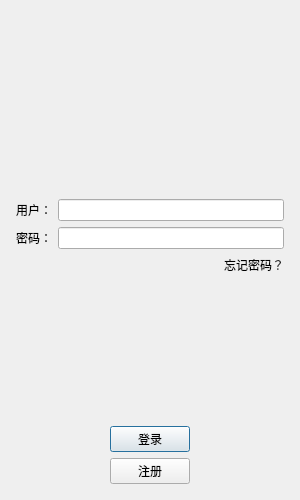
<?xml version="1.0" encoding="UTF-8"?>
<ui version="4.0">
 <class>LoginDialog</class>
 <widget class="QDialog" name="LoginDialog">
  <property name="geometry">
   <rect>
    <x>0</x>
    <y>0</y>
    <width>300</width>
    <height>500</height>
   </rect>
  </property>
  <property name="minimumSize">
   <size>
    <width>300</width>
    <height>500</height>
   </size>
  </property>
  <property name="maximumSize">
   <size>
    <width>300</width>
    <height>500</height>
   </size>
  </property>
  <property name="windowTitle">
   <string>Dialog</string>
  </property>
  <layout class="QVBoxLayout" name="verticalLayout_2">
   <item>
    <layout class="QVBoxLayout" name="verticalLayout">
     <property name="leftMargin">
      <number>5</number>
     </property>
     <property name="topMargin">
      <number>5</number>
     </property>
     <property name="rightMargin">
      <number>5</number>
     </property>
     <property name="bottomMargin">
      <number>5</number>
     </property>
     <item>
      <widget class="QWidget" name="widget" native="true">
       <layout class="QVBoxLayout" name="verticalLayout_3">
        <item>
         <widget class="QLabel" name="head_label">
          <property name="text">
           <string/>
          </property>
          <property name="textFormat">
           <enum>Qt::PlainText</enum>
          </property>
          <property name="pixmap">
           <pixmap resource="rec.qrc">:/resources/head.png</pixmap>
          </property>
          <property name="alignment">
           <set>Qt::AlignCenter</set>
          </property>
         </widget>
        </item>
       </layout>
      </widget>
     </item>
     <item>
      <spacer name="verticalSpacer">
       <property name="orientation">
        <enum>Qt::Vertical</enum>
       </property>
       <property name="sizeType">
        <enum>QSizePolicy::Expanding</enum>
       </property>
       <property name="sizeHint" stdset="0">
        <size>
         <width>20</width>
         <height>20</height>
        </size>
       </property>
      </spacer>
     </item>
     <item>
      <layout class="QHBoxLayout" name="horizontalLayout">
       <item>
        <widget class="QLabel" name="user_label">
         <property name="text">
          <string>用户：</string>
         </property>
        </widget>
       </item>
       <item>
        <widget class="QLineEdit" name="user_lineEdit"/>
       </item>
      </layout>
     </item>
     <item>
      <layout class="QHBoxLayout" name="horizontalLayout_3">
       <item>
        <widget class="QLabel" name="passwd_label">
         <property name="text">
          <string>密码：</string>
         </property>
        </widget>
       </item>
       <item>
        <widget class="QLineEdit" name="lineEdit">
         <property name="echoMode">
          <enum>QLineEdit::Password</enum>
         </property>
        </widget>
       </item>
      </layout>
     </item>
     <item>
      <layout class="QHBoxLayout" name="horizontalLayout_4">
       <item>
        <spacer name="horizontalSpacer">
         <property name="orientation">
          <enum>Qt::Horizontal</enum>
         </property>
         <property name="sizeHint" stdset="0">
          <size>
           <width>40</width>
           <height>20</height>
          </size>
         </property>
        </spacer>
       </item>
       <item>
        <widget class="QLabel" name="forget_passwd_label">
         <property name="text">
          <string>忘记密码？</string>
         </property>
        </widget>
       </item>
      </layout>
     </item>
     <item>
      <spacer name="verticalSpacer_2">
       <property name="orientation">
        <enum>Qt::Vertical</enum>
       </property>
       <property name="sizeHint" stdset="0">
        <size>
         <width>20</width>
         <height>40</height>
        </size>
       </property>
      </spacer>
     </item>
     <item>
      <layout class="QHBoxLayout" name="horizontalLayout_5">
       <item>
        <spacer name="horizontalSpacer_2">
         <property name="orientation">
          <enum>Qt::Horizontal</enum>
         </property>
         <property name="sizeHint" stdset="0">
          <size>
           <width>40</width>
           <height>20</height>
          </size>
         </property>
        </spacer>
       </item>
       <item>
        <widget class="QPushButton" name="login_pushButton">
         <property name="text">
          <string>登录</string>
         </property>
        </widget>
       </item>
       <item>
        <spacer name="horizontalSpacer_3">
         <property name="orientation">
          <enum>Qt::Horizontal</enum>
         </property>
         <property name="sizeHint" stdset="0">
          <size>
           <width>40</width>
           <height>20</height>
          </size>
         </property>
        </spacer>
       </item>
      </layout>
     </item>
     <item>
      <layout class="QHBoxLayout" name="horizontalLayout_6">
       <item>
        <spacer name="horizontalSpacer_4">
         <property name="orientation">
          <enum>Qt::Horizontal</enum>
         </property>
         <property name="sizeHint" stdset="0">
          <size>
           <width>40</width>
           <height>20</height>
          </size>
         </property>
        </spacer>
       </item>
       <item>
        <widget class="QPushButton" name="register_pushButton">
         <property name="text">
          <string>注册</string>
         </property>
        </widget>
       </item>
       <item>
        <spacer name="horizontalSpacer_5">
         <property name="orientation">
          <enum>Qt::Horizontal</enum>
         </property>
         <property name="sizeHint" stdset="0">
          <size>
           <width>40</width>
           <height>20</height>
          </size>
         </property>
        </spacer>
       </item>
      </layout>
     </item>
    </layout>
   </item>
  </layout>
 </widget>
 <resources>
  <include location="rec.qrc"/>
 </resources>
 <connections/>
</ui>
